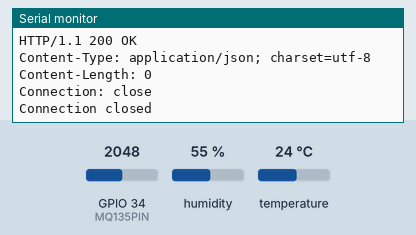
The sketch below on a simulated ESP32. Shown: the last lines printed to the serial monitor. The test bench sets the inputs (shaded band); at power-on: humidity 55 %, GPIO 34 (MQ135PIN) = 2048, temperature 24 °C (analog values on the 0–4095 scale). WiFi joins after 1.5 s; servers stay silent unless stated; uploads are accepted with an empty reply.

Above: at 3.3 s.
3.4 s: humidity set to 22 %
At 8.61 s:
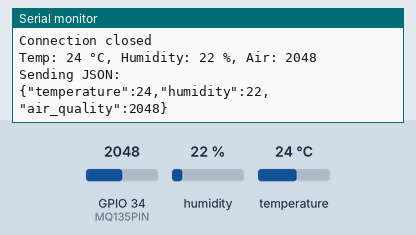
9.9 s: GPIO 34 (MQ135PIN) set to 2866
At 14.44 s:
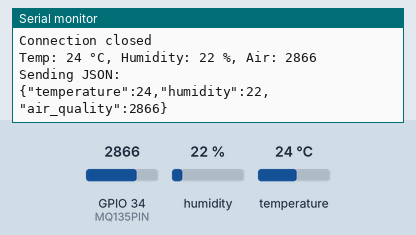
16.4 s: temperature set to 12 °C
At 20.27 s:
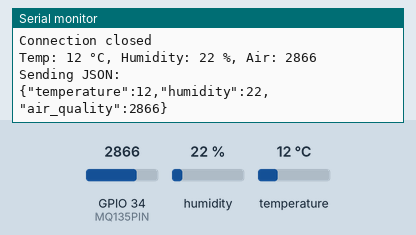
22.9 s: GPIO 34 (MQ135PIN) set to 3040
At 26.09 s:
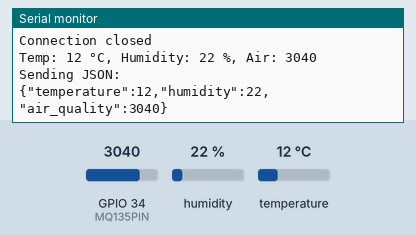
29.4 s: humidity set to 40 %
At 31.92 s:
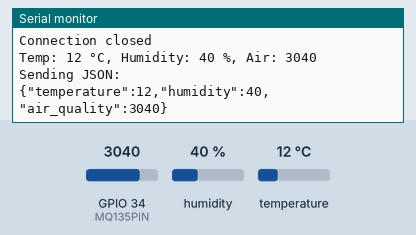
Timing chart, 0 to 33.4 s (numbered marks = the images above; inputs shaded):
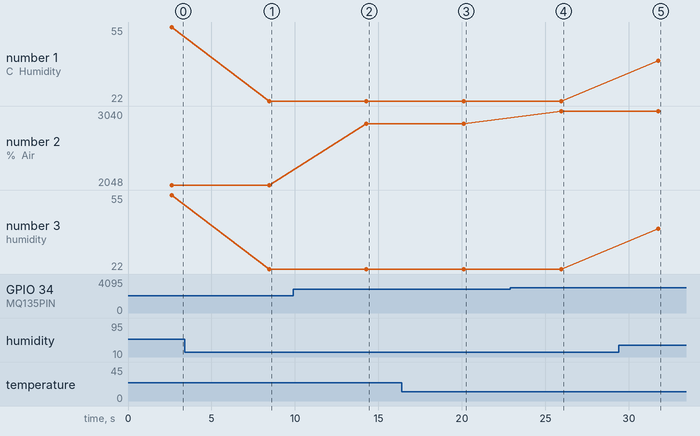

Measured:
- after the input at 3.4 s, the serial monitor: prints a new line after 5.1 s (image 1)
- after the input at 9.9 s, the serial monitor: prints a new line after 4.4 s (image 2)
- after the input at 16.4 s, the serial monitor: prints a new line after 3.7 s (image 3)
- after the input at 22.9 s, the serial monitor: prints a new line after 3.0 s (image 4)
- after the input at 29.4 s, the serial monitor: prints a new line after 2.4 s (image 5)
- plotted number 1: 55 → 22 after the input at 3.4 s, 22 → 40 after the input at 29.4 s
- plotted number 2: 2048 → 2866 after the input at 9.9 s, 2866 → 3040 after the input at 22.9 s
- plotted number 3: 55 → 22 after the input at 3.4 s, 22 → 40 after the input at 29.4 s

The sketch:

sensors-box.ino
```cpp
#include <WiFi.h>
#include <DHT11.h>
#include "env.h"

#define DHTPIN 27
#define MQ135PIN 34

DHT11 dht11(DHTPIN);
WiFiClient client;

void connectWiFi() {
  Serial.print("Connecting to WiFi");

  // 1. Call begin() exactly ONCE
  WiFi.begin(WIFI_SSID, WIFI_PASSWORD);

  // 2. Check the STATUS in the loop, do not call begin() again
  while (WiFi.status() != WL_CONNECTED) {
    Serial.print(".");
    delay(1000);
  }

  Serial.println();
  Serial.println("WiFi connected!");
  Serial.print("IP: ");
  Serial.println(WiFi.localIP());
}

void sendSensorData(int temperature, int humidity, int airQuality) {
  String json = "{";
  json += "\"temperature\":" + String(temperature) + ",";
  json += "\"humidity\":" + String(humidity) + ",";
  json += "\"air_quality\":" + String(airQuality);
  json += "}";

  Serial.println("Sending JSON:");
  Serial.println(json);

  if (!client.connect(SERVER_HOST, SERVER_PORT)) {
    Serial.println("Server connection failed");
    return;
  }

  client.println("POST " + String(SERVER_PATH) + " HTTP/1.1");
  client.println("Host: " + String(SERVER_HOST));
  client.println("Content-Type: application/json");
  client.print("Content-Length: ");
  client.println(json.length());
  client.println("Connection: close");
  client.println();
  client.println(json);

  Serial.println("Request sent");

  // Optional: read response
  unsigned long timeout = millis();
  while (client.connected() && millis() - timeout < 3000) {
    while (client.available()) {
      Serial.write(client.read());
      timeout = millis();
    }
  }

  client.stop();
  Serial.println("\nConnection closed");
}

void setup() {
  Serial.begin(115200);

  // 1. Set to Station mode (client)
  WiFi.mode(WIFI_STA);

  // 2. Disconnect to clear any saved, currently-connecting states
  WiFi.disconnect(true);
  delay(100);
  // Better ADC precision for Uno R4
  analogReadResolution(12);

  connectWiFi();
}

void loop() {
  int temperature = 0;
  int humidity = 0;

  int result = dht11.readTemperatureHumidity(temperature, humidity);

  if (result != 0) {
    Serial.print("DHT11 error: ");
    Serial.println(DHT11::getErrorString(result));
    delay(2000);
    return;
  }

  int airQuality = analogRead(MQ135PIN);

  Serial.print("Temp: ");
  Serial.print(temperature);
  Serial.print(" °C, Humidity: ");
  Serial.print(humidity);
  Serial.print(" %, Air: ");
  Serial.println(airQuality);

  sendSensorData(temperature, humidity, airQuality);

  delay(5000); // every 5 sec
}
```

env.example.h
```cpp
#ifndef ENV
#define ENV

const char WIFI_SSID[] = "Fucking disappear please";
const char WIFI_PASSWORD[] = "123456789";

const char SERVER_HOST[] = " 172.20.10.9";
const char SERVER_PATH[] = "/";
const int SERVER_PORT = 3000;

#endif
```
